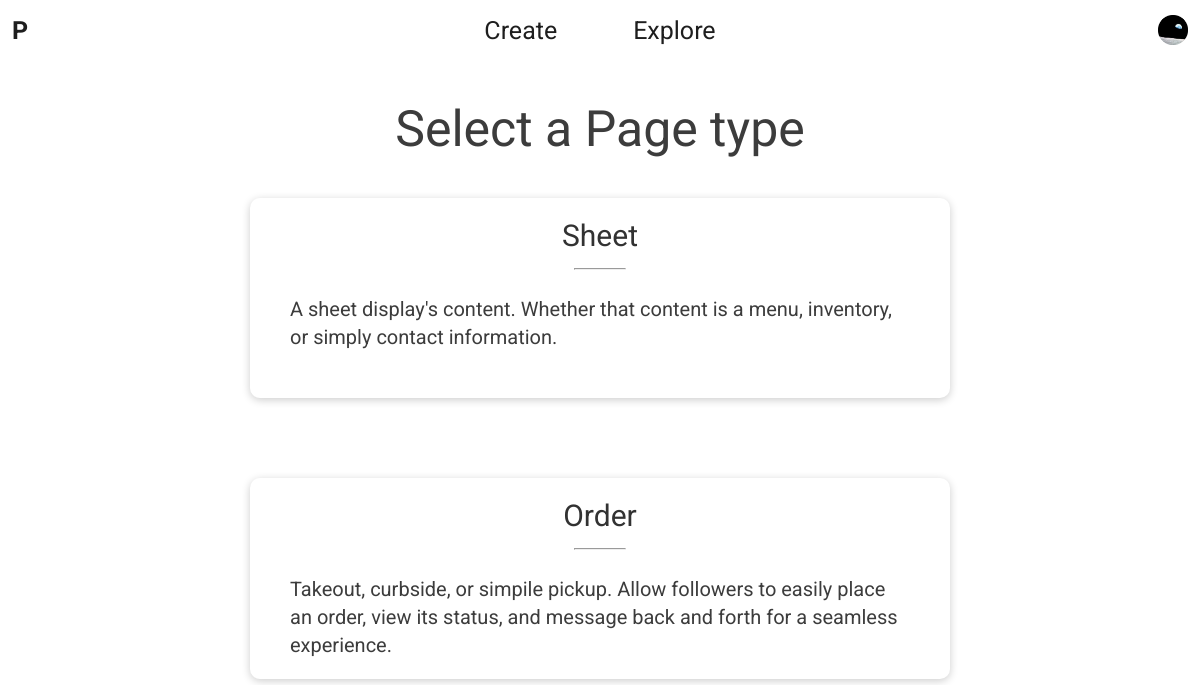
/create/builder/ (signed in), run on an earlier commit of the app's database.
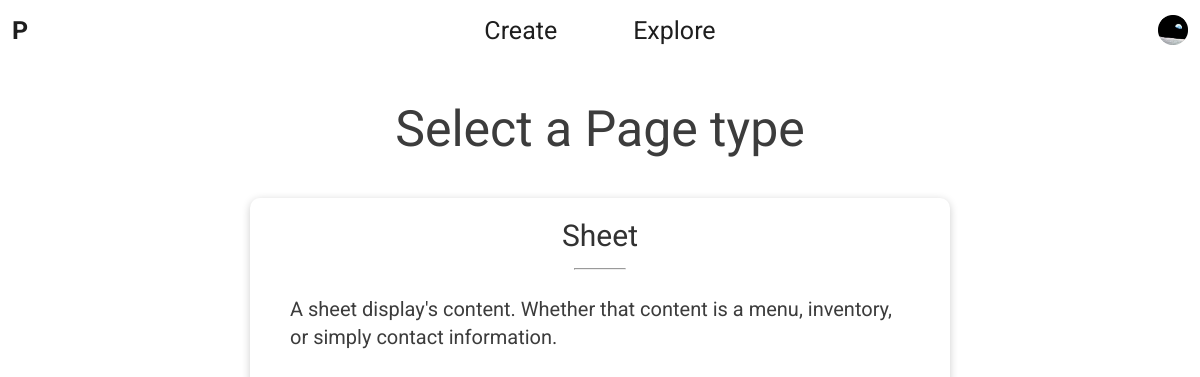
And on a later commit of the database.
### builder/models.py (models this page shows)
class PageListing(models.Model):
    name = models.CharField(max_length=LENGTH_SHORT)
    description = models.CharField(max_length=LENGTH_MEDIUM)

### builder/views.py (the view, shortened to what this page needs)
# urls.py: path('create/builder/', views.builder, name='builder'),
def builder(request):
    if request.method == 'GET':
        pageListings = PageListing.objects
        builderForm = BuilderForm(request.GET)
        if not builderForm.is_valid():
            return render(request, 'builder_select_type.html', {'pageListings': pageListings.all()})

### builder/templates/builder_select_type.html (shortened to what this page needs)
<html>
    {% load static %}
    <head>
        <link rel="stylesheet" type="text/css" href="{% static 'styles/builder_select_type.css' %}">
    </head>
    <body>
        {% include 'core.html' %}
        <div class="content">
            <h1>Select a Page type</h1>
            <div class="pages">
                {% for pageListing in pageListings %}
                    <a href="{% url 'builder' %}?typee={{ pageListing.name }}">
                        <div class="page">
                            <h1>{{ pageListing.name }}</h1>
                            <hr>
                            <p>{{ pageListing.description }}</p>
                        </div>
                    </a>
                {% endfor %}
            </div>
        </div>
    </body>
</html>

What changed in the data, as far as the page shows it:
removed PageListing: name "Order", description "Takeout, curbside, or simpile pickup. Allow followers to easily place an order, view its status, and message back and forth for a seamless experience."
